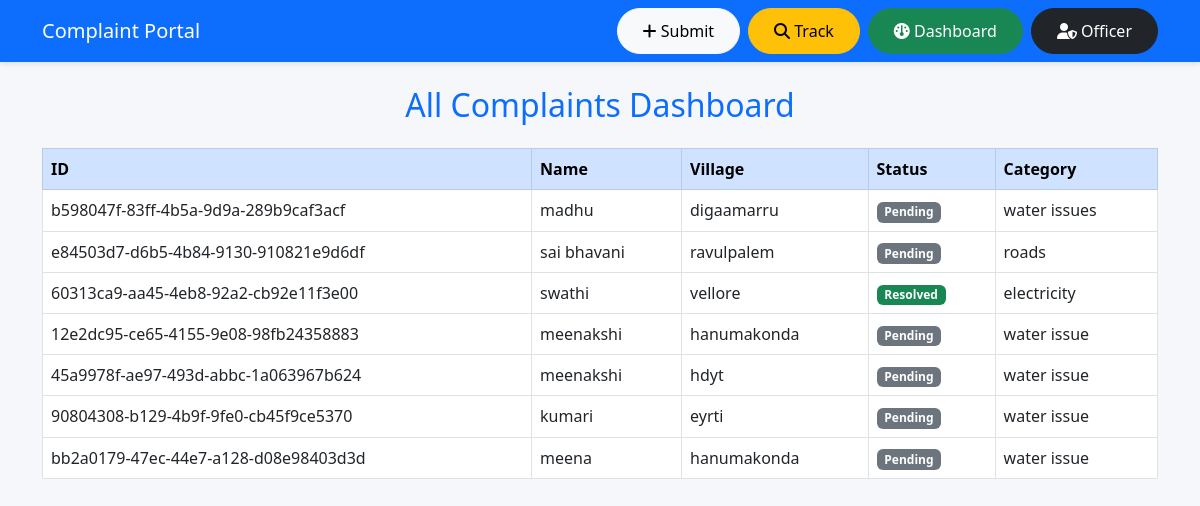
/dashboard/, run on the app's committed database.
### portal/models.py (models this page shows, shortened)
class Complaint(models.Model):
    complaint_id = models.UUIDField(default=uuid.uuid4, editable=False, unique=True)
    name = models.CharField(max_length=100)
    village = models.CharField(max_length=100)
    category = models.CharField(max_length=100)
    description = models.TextField()
    mobile = models.CharField(max_length=10)
    status = models.CharField(max_length=50, default='Pending')
    created_at = models.DateTimeField(auto_now_add=True)

### portal/views.py (the view)
# urls.py: path('dashboard/', views.dashboard, name='dashboard'),
def dashboard(request):
    complaints = Complaint.objects.all().order_by('-created_at')
    return render(request, 'dashboard.html', {'complaints': complaints})

### templates/dashboard.html
{% extends 'base.html' %}
{% block content %}
<h2 class="text-center text-primary mb-4">All Complaints Dashboard</h2>
<div class="table-responsive">
<table class="table table-bordered table-hover">
<thead class="table-primary">
<tr>
<th>ID</th>
<th>Name</th>
<th>Village</th>
<th>Status</th>
<th>Category</th>
</tr>
</thead>
<tbody>
{% for c in complaints %}
<tr>
<td>{{c.complaint_id}}</td>
<td>{{c.name}}</td>
<td>{{c.village}}</td>
<td>
{% if c.status == 'Pending' %}
<span class="badge bg-secondary">{{c.status}}</span>
{% elif c.status == 'In Progress' %}
<span class="badge bg-warning text-dark">{{c.status}}</span>
{% else %}
<span class="badge bg-success">{{c.status}}</span>
{% endif %}
</td>
<td>{{c.category}}</td>
</tr>
{% endfor %}
</tbody>
</table>
</div>
{% endblock %}

### templates/base.html (shortened to what this page needs)
<!DOCTYPE html>
<html>
<head>
    <link href="https://cdn.jsdelivr.net/npm/bootstrap@5.3.0/dist/css/bootstrap.min.css" rel="stylesheet">
    <link rel="stylesheet" href="https://cdnjs.cloudflare.com/ajax/libs/font-awesome/6.4.0/css/all.min.css">
</head>
<body>
<nav class="navbar navbar-expand-lg navbar-dark bg-primary">
  <div class="container">
    <a class="navbar-brand" href="/">Complaint Portal</a>
    <div class="collapse navbar-collapse">
      <ul class="navbar-nav ms-auto">
        <li class="nav-item"><a href="{% url 'file' %}" class="btn btn-light btn-custom me-2"><i class="fa fa-plus"></i> Submit</a></li>
        <li class="nav-item"><a href="{% url 'track' %}" class="btn btn-warning btn-custom me-2"><i class="fa fa-search"></i> Track</a></li>
        <li class="nav-item"><a href="{% url 'dashboard' %}" class="btn btn-success btn-custom me-2"><i class="fa fa-dashboard"></i> Dashboard</a></li>
        <li class="nav-item"><a href="{% url 'officer_login' %}" class="btn btn-dark btn-custom"><i class="fa fa-user-shield"></i> Officer</a></li>
      </ul>
    </div>
  </div>
</nav>
<div class="container mt-4">
  {% block content %}{% endblock %}
</div>
</body>
</html>

### templates/base.html (style rules this page uses)
body { background-color: #f5f7fa; }
.navbar { box-shadow: 0 2px 5px rgba(0,0,0,0.1); }
.btn-custom { border-radius: 50px; padding: 10px 25px; }

### data on the page
Complaint: complaint_id "b598047f-83ff-4b5a-9d9a-289b9caf3acf", name "madhu", village "digaamarru", status "Pending", category "water issues"
Complaint: complaint_id "e84503d7-d6b5-4b84-9130-910821e9d6df", name "sai bhavani", village "ravulpalem", status "Pending", category "roads"
Complaint: complaint_id "60313ca9-aa45-4eb8-92a2-cb92e11f3e00", name "swathi", village "vellore", status "Resolved", category "electricity"
Complaint: complaint_id "12e2dc95-ce65-4155-9e08-98fb24358883", name "meenakshi", village "hanumakonda", status "Pending", category "water issue"
Complaint: complaint_id "45a9978f-ae97-493d-abbc-1a063967b624", name "meenakshi", village "hdyt", status "Pending", category "water issue"
Complaint: complaint_id "90804308-b129-4b9f-9fe0-cb45f9ce5370", name "kumari", village "eyrti", status "Pending", category "water issue"
Complaint: complaint_id "bb2a0179-47ec-44e7-a128-d08e98403d3d", name "meena", village "hanumakonda", status "Pending", category "water issue"
